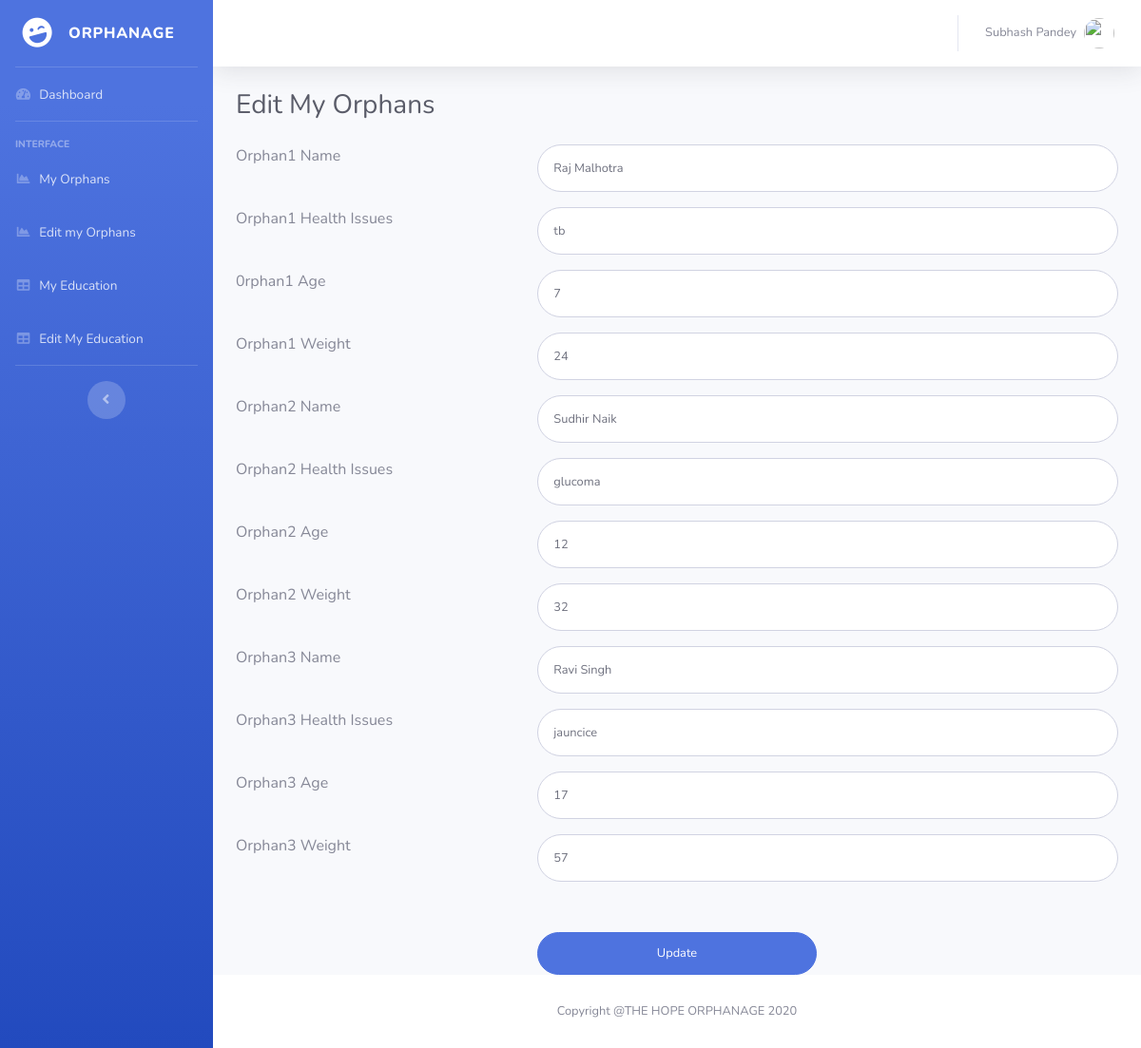
Before: /Orphanage-Record-Management-System-Project/erms/editmyexp.php (signed in) with the older database file.
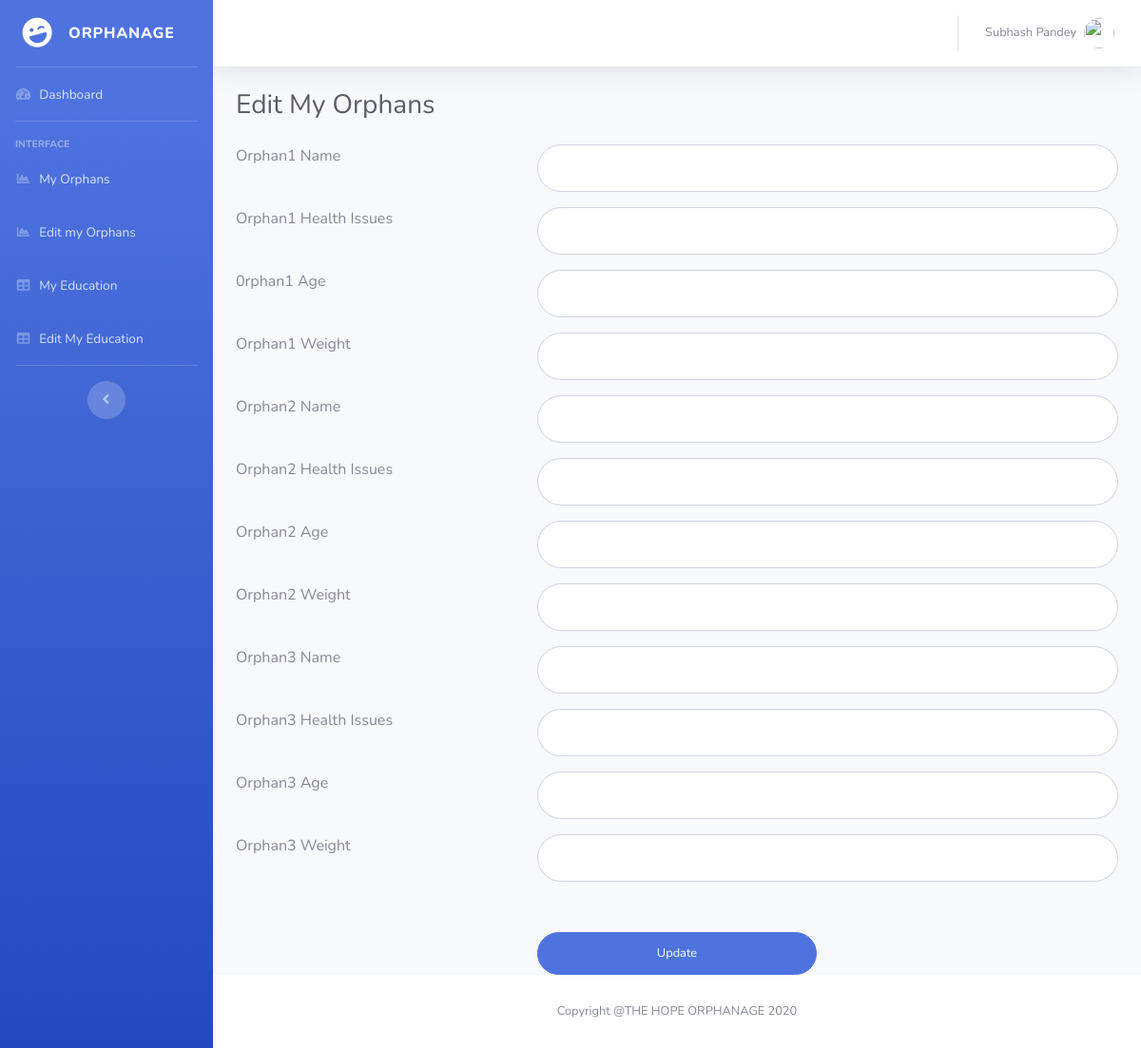
After: the same page with the newer database file.
### tables this page shows
CREATE TABLE `empexpireince` (
  `ID` int(11) NOT NULL,
  `EmpID` varchar(5) DEFAULT NULL,
  `Employer1Name` varchar(75) DEFAULT NULL,
  `Employer1Designation` varchar(50) DEFAULT NULL,
  `Employer1CTC` varchar(50) DEFAULT NULL,
  `Employer1WorkDuration` varchar(11) DEFAULT NULL,
  `Employer2Name` varchar(75) DEFAULT NULL,
  `Employer2Designation` varchar(50) DEFAULT NULL,
  `Employer2CTC` varchar(50) DEFAULT NULL,
  `Employer2WorkDuration` varchar(11) DEFAULT NULL,
  `Employer3Name` varchar(75) DEFAULT NULL,
  `Employer3Designation` varchar(50) DEFAULT NULL,
  `Employer3CTC` varchar(50) DEFAULT NULL,
  `Employer3WorkDuration` varchar(11) DEFAULT NULL
);

### Orphanage-Record-Management-System-Project/erms/editmyexp.php (the view, shortened to what the changed rows need)
<?php
include('includes/dbconnection.php');
if (strlen($_SESSION['uid']==0)) {
  header('location:logout.php');
  } else{
  ?>
<!DOCTYPE html>
<html lang="en">
<head>
  <link href="vendor/fontawesome-free/css/all.min.css" rel="stylesheet" type="text/css">
  <link href="css/sb-admin-2.min.css" rel="stylesheet">
</head>
<body id="page-top">
  <div id="wrapper">
    <div id="content-wrapper" class="d-flex flex-column">
      <div id="content">
        <div class="container-fluid">
          <h1 class="h3 mb-4 text-gray-800">Edit My Orphans</h1>
<form class="user" method="post" action="">
  <?php
 $empid=$_SESSION['uid'];
$ret=mysqli_query($con,"select * from empexpireince where EmpID='$empid'");
$num=mysqli_num_rows($ret);
if($num>0){
while ($row=mysqli_fetch_array($ret)) {
?>
               <div class="row">
                <div class="col-4 mb-3">Orphan1 Name</div>
                   <div class="col-8 mb-3">   <input type="text" class="form-control form-control-user" id="emp1name" name="emp1name" aria-describedby="emailHelp" value="<?php  echo $row['Employer1Name'];?>"></div>
                    </div>
                    <div class="row">
                      <div class="col-4 mb-3">Orphan1 Health Issues </div>
                     <div class="col-8 mb-3">  <input type="text" class="form-control form-control-user" id="emp1des" name="emp1des" aria-describedby="emailHelp" value="<?php  echo $row['Employer1Designation'];?>"></div>
                     </div>
                    <div class="row">
                    <div class="col-4 mb-3">0rphan1 Age </div>
                    <div class="col-8 mb-3">
                      <input type="text" class="form-control form-control-user" id="emp1ctc" name="emp1ctc" aria-describedby="emailHelp" value="<?php  echo $row['Employer1CTC'];?>"></div>
                    </div>
                    <div class="row">
                      <div class="col-4 mb-3">Orphan1 Weight</div>
                     <div class="col-8 mb-3">
                      <input type="text" class="form-control form-control-user" id="emp1workduration" name="emp1workduration" aria-describedby="emailHelp" value="<?php  echo $row['Employer1WorkDuration'];?>">
                    </div></div>
                    <div class="row">
                <div class="col-4 mb-3">Orphan2 Name</div>
                   <div class="col-8 mb-3">   <input type="text" class="form-control form-control-user" id="emp2name" name="emp2name" aria-describedby="emailHelp" value="<?php  echo $row['Employer2Name'];?>"></div>
                    </div>
                    <div class="row">
                      <div class="col-4 mb-3">Orphan2 Health Issues </div>
                     <div class="col-8 mb-3">  <input type="text" class="form-control form-control-user" id="emp2des" name="emp2des" aria-describedby="emailHelp" value="<?php  echo $row['Employer2Designation'];?>"></div>
                     </div>
                    <div class="row">
                    <div class="col-4 mb-3">Orphan2 Age </div>
                    <div class="col-8 mb-3">
                      <input type="text" class="form-control form-control-user" id="emp2ctc" name="emp2ctc" aria-describedby="emailHelp" value="<?php  echo $row['Employer2CTC'];?>"></div>
                    </div>
                    <div class="row">
                      <div class="col-4 mb-3">Orphan2 Weight</div>
                     <div class="col-8 mb-3">
                      <input type="text" class="form-control form-control-user" id="emp2workduration" name="emp2workduration" aria-describedby="emailHelp" value="<?php  echo $row['Employer2WorkDuration'];?>">
                    </div></div>
                    <div class="row">
                <div class="col-4 mb-3">Orphan3 Name</div>
                   <div class="col-8 mb-3">   <input type="text" class="form-control form-control-user" id="emp3name" name="emp3name" aria-describedby="emailHelp" value="<?php  echo $row['Employer3Name'];?>"></div>
                    </div>
                    <div class="row">
                      <div class="col-4 mb-3">Orphan3 Health Issues </div>
                     <div class="col-8 mb-3">  <input type="text" class="form-control form-control-user" id="emp3des" name="emp3des" aria-describedby="emailHelp" value="<?php  echo $row['Employer3Designation'];?>"></div>
                     </div>
                    <div class="row">
                    <div class="col-4 mb-3">Orphan3 Age </div>
                    <div class="col-8 mb-3">
                      <input type="text" class="form-control form-control-user" id="emp3ctc" name="emp3ctc" aria-describedby="emailHelp" value="<?php  echo $row['Employer3CTC'];?>"></div>
                    </div>
                    <div class="row">
                      <div class="col-4 mb-3">Orphan3 Weight</div>
                     <div class="col-8 mb-3">
                      <input type="text" class="form-control form-control-user" id="emp3workduration" name="emp3workduration" aria-describedby="emailHelp" value="<?php  echo $row['Employer3WorkDuration'];?>">
                    </div></div>
<?php } ?>
                  </form>
<?php } else {?>
  <div class="row" style="margin-top:4%">
                      <div class="col-12" style="font-size:18px; color:red;">First Add your orphan details after that you can edit orphan details.</div>
                    </div>
<?php } ?>
        </div>
      </div>
    </div>
  </div>
</body>
</html>
<?php }  ?>

Changed rows visible on the page:
changed empexpireince: emp1name "Raj Malhotra" → (not shown); emp1des "tb" → (not shown); emp1ctc "7" → (not shown); emp1workduration "24" → (not shown); emp2name "Sudhir Naik" → (not shown); emp2des "glucoma" → (not shown); emp2ctc "12" → (not shown); emp2workduration "32" → (not shown); emp3name "Ravi Singh" → (not shown); emp3des "jauncice" → (not shown); emp3ctc "17" → (not shown); emp3workduration "57" → (not shown)
